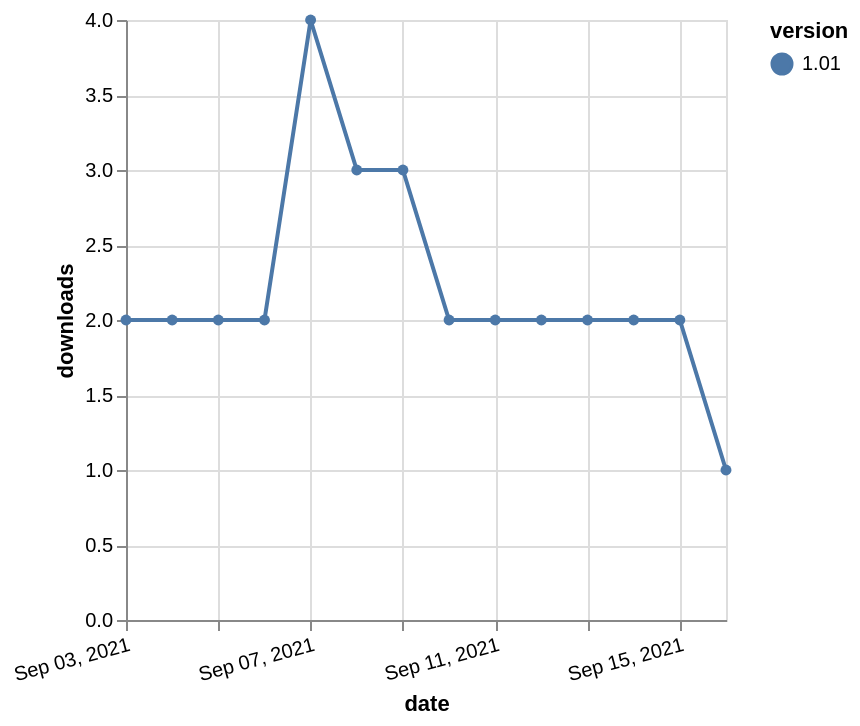

The Vega-Lite source for this figure:
### Vega-Lite specification from a JSON file in a GitHub repository (floating-point values rounded to 4 significant figures)
{"$schema": "https://vega.github.io/schema/vega-lite/v5.json", "description": "A simple bar chart with embedded data.", "data": {"values": [{"date": "2021-09-03", "total": 1855, "delta": 2, "version": "1.01"}, {"date": "2021-09-04", "total": 1857, "delta": 2, "version": "1.01"}, {"date": "2021-09-05", "total": 1859, "delta": 2, "version": "1.01"}, {"date": "2021-09-06", "total": 1861, "delta": 2, "version": "1.01"}, {"date": "2021-09-07", "total": 1865, "delta": 4, "version": "1.01"}, {"date": "2021-09-08", "total": 1868, "delta": 3, "version": "1.01"}, {"date": "2021-09-09", "total": 1871, "delta": 3, "version": "1.01"}, {"date": "2021-09-10", "total": 1873, "delta": 2, "version": "1.01"}, {"date": "2021-09-11", "total": 1875, "delta": 2, "version": "1.01"}, {"date": "2021-09-12", "total": 1877, "delta": 2, "version": "1.01"}, {"date": "2021-09-13", "total": 1879, "delta": 2, "version": "1.01"}, {"date": "2021-09-14", "total": 1881, "delta": 2, "version": "1.01"}, {"date": "2021-09-15", "total": 1883, "delta": 2, "version": "1.01"}, {"date": "2021-09-16", "total": 1884, "delta": 1, "version": "1.01"}]}, "width": "container", "mark": {"type": "line", "point": {"filled": true}}, "encoding": {"x": {"field": "date", "type": "temporal", "timeUnit": "yearmonthdate", "title": "date", "axis": {"labelAngle": -15}}, "y": {"field": "delta", "type": "quantitative", "title": "downloads"}, "color": {"field": "version", "type": "nominal"}, "tooltip": {"field": "delta"}}}
